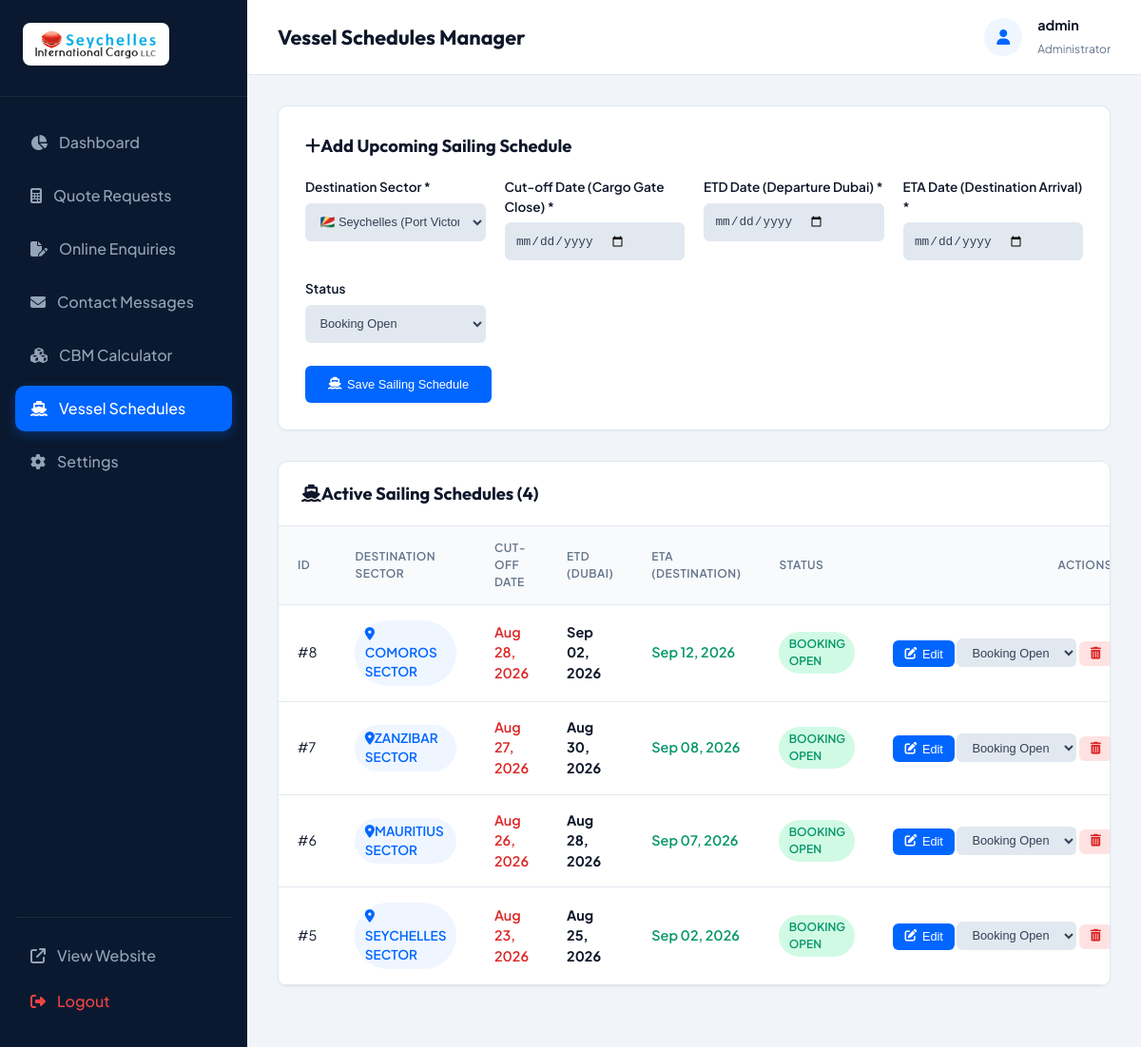
Page /admin/vessels.php (signed in) on the committed database.
### tables this page shows
CREATE TABLE vessel_schedules (
        id INTEGER PRIMARY KEY AUTOINCREMENT,
        vessel_name TEXT NOT NULL,
        voyage_no TEXT NOT NULL,
        destination TEXT NOT NULL,
        etd_date TEXT NOT NULL,
        eta_date TEXT NOT NULL,
        cutoff_date TEXT NOT NULL,
        status TEXT DEFAULT 'Booking Open',
        created_at DATETIME DEFAULT CURRENT_TIMESTAMP
    );

### admin/vessels.php (the view, shortened to what this page needs)
<?php
require_once __DIR__ . '/includes/admin_header.php';
$db = get_db_connection();
$schedules = $db->query("SELECT * FROM vessel_schedules ORDER BY id DESC")->fetchAll();
?>
<div class="panel-card" style="padding: 1.75rem; margin-bottom: 2rem;">
  <h3 class="panel-title" style="margin-bottom: 1.25rem;">
    <i class="fa-solid fa-plus me-2 text-primary"></i>Add Upcoming Sailing Schedule
  </h3>
  <form action="vessels.php" method="POST">
    <div style="display:grid; grid-template-columns:repeat(auto-fit, minmax(180px, 1fr)); gap:1.25rem; margin-bottom:1.5rem;">
      <div>
        <label style="display:block; font-size:0.85rem; font-weight:600; margin-bottom:0.4rem;">Destination Sector *</label>
        <select name="destination" class="btn-sm btn-admin-secondary" style="width:100%; padding:0.65rem; border:1px solid var(--admin-border); outline:none;" required>
          <option value="Seychelles">🇸🇨 Seychelles (Port Victoria)</option>
        </select>
      </div>
      <div>
        <label style="display:block; font-size:0.85rem; font-weight:600; margin-bottom:0.4rem;">Cut-off Date (Cargo Gate Close) *</label>
        <input type="date" name="cutoff_date" class="btn-sm btn-admin-secondary" style="width:100%; padding:0.65rem; border:1px solid var(--admin-border);" required>
      </div>
      <div>
        <label style="display:block; font-size:0.85rem; font-weight:600; margin-bottom:0.4rem;">ETD Date (Departure Dubai) *</label>
        <input type="date" name="etd_date" class="btn-sm btn-admin-secondary" style="width:100%; padding:0.65rem; border:1px solid var(--admin-border);" required>
      </div>
      <div>
        <label style="display:block; font-size:0.85rem; font-weight:600; margin-bottom:0.4rem;">ETA Date (Destination Arrival) *</label>
        <input type="date" name="eta_date" class="btn-sm btn-admin-secondary" style="width:100%; padding:0.65rem; border:1px solid var(--admin-border);" required>
      </div>
      <div>
        <label style="display:block; font-size:0.85rem; font-weight:600; margin-bottom:0.4rem;">Status</label>
        <select name="status" class="btn-sm btn-admin-secondary" style="width:100%; padding:0.65rem; border:1px solid var(--admin-border); outline:none;">
          <option value="Booking Open">Booking Open</option>
        </select>
      </div>
    </div>
    <button type="submit" class="btn-sm btn-admin-primary" style="padding:0.75rem 1.5rem;">
      <i class="fa-solid fa-ship me-1"></i> Save Sailing Schedule
    </button>
  </form>
</div>
<div class="panel-card">
  <div class="panel-header">
    <h3 class="panel-title"><i class="fa-solid fa-ship me-2 text-primary"></i>Active Sailing Schedules (<?php echo count($schedules); ?>)</h3>
  </div>
  <div class="table-responsive">
    <table class="admin-table">
      <thead>
        <tr>
          <th>ID</th>
          <th>Destination Sector</th>
          <th>Cut-off Date</th>
          <th>ETD (Dubai)</th>
          <th>ETA (Destination)</th>
          <th>Status</th>
          <th style="text-align:right;">Actions</th>
        </tr>
      </thead>
      <tbody>
        <?php if (empty($schedules)): ?>
          <tr>
            <td colspan="7" style="text-align:center; color:var(--admin-muted); padding:3rem;">No sailing schedules added yet. Use the form above to add your first schedule!</td>
          </tr>
        <?php else: ?>
          <?php foreach ($schedules as $s): ?>
            <tr>
              <td>#<?php echo $s['id']; ?></td>
              <td>
                <span class="badge" style="background:#EFF6FF; color:#0066FF; font-size:0.85rem;">
                  <i class="fa-solid fa-location-dot me-1"></i><?php echo htmlspecialchars($s['destination']); ?> Sector
                </span>
              </td>
              <td><span style="color:#DC2626; font-weight:600;"><?php echo date('M d, Y', strtotime($s['cutoff_date'])); ?></span></td>
              <td><strong><?php echo date('M d, Y', strtotime($s['etd_date'])); ?></strong></td>
              <td><span style="color:#059669; font-weight:600;"><?php echo date('M d, Y', strtotime($s['eta_date'])); ?></span></td>
              <td>
                <span class="badge badge-<?php
                  if ($s['status']==='Booking Open') echo 'quoted';
                  elseif ($s['status']==='Closing Soon') echo 'pending';
                  else echo 'archived';
                ?>">
                  <?php echo htmlspecialchars($s['status']); ?>
                </span>
              </td>
              <td style="text-align:right; white-space:nowrap;">
                <button type="button" class="btn-sm btn-admin-primary" onclick='editSchedule(<?php echo json_encode($s); ?>)' title="Edit Schedule">
                  <i class="fa-solid fa-pen-to-square"></i> Edit
                </button>
                <form action="vessels.php" method="POST" style="display:inline-block;">
                  <select name="status" onchange="this.form.submit()" class="btn-sm btn-admin-secondary" style="outline:none; cursor:pointer;">
                    <option value="Booking Open" <?php echo $s['status']==='Booking Open'?'selected':''; ?>>Booking Open</option>
                  </select>
                </form>
                <form action="vessels.php" method="POST" style="display:inline-block;" onsubmit="return confirm('Are you sure you want to delete this schedule?');">
                  <button type="submit" class="btn-sm btn-admin-danger" title="Delete Schedule">
                    <i class="fa-solid fa-trash-can"></i>
                  </button>
                </form>
              </td>
            </tr>
          <?php endforeach; ?>
        <?php endif; ?>
      </tbody>
    </table>
  </div>
</div>
<?php
require_once __DIR__ . '/includes/admin_footer.php';
?>

### admin/css/admin.css (style rules this page uses)
:root { --admin-bg: #F1F5F9; --admin-sidebar: #0A192F; --admin-sidebar-text: #94A3B8; --admin-sidebar-active: #0066FF; --admin-card: #FFFFFF; --admin-text: #0F172A; --admin-muted: #64748B; --admin-border: #E2E8F0; --color-primary: #0066FF; --color-secondary: #0A192F; --color-accent: #00E5FF; --color-success: #10B981; --color-warning: #F59E0B; --color-danger: #EF4444; --radius-md: 10px; --shadow-sm: 0 1px 3px rgba(0,0,0,0.05); --shadow-md: 0 4px 6px -1px rgba(0,0,0,0.08); }
* { box-sizing: border-box; margin: 0; padding: 0; }
body { font-family: 'Plus Jakarta Sans', system-ui, -apple-system, sans-serif; background-color: var(--admin-bg); color: var(--admin-text); line-height: 1.5; }
.panel-card { background: #FFFFFF; border: 1px solid var(--admin-border); border-radius: var(--radius-md); box-shadow: var(--shadow-sm); overflow: hidden; margin-bottom: 2rem; }
.panel-header { padding: 1.25rem 1.5rem; border-bottom: 1px solid var(--admin-border); display: flex; align-items: center; justify-content: space-between; }
.panel-title { font-family: 'Outfit', sans-serif; font-size: 1.15rem; font-weight: 700; }
.table-responsive { width: 100%; overflow-x: auto; }
.admin-table { width: 100%; border-collapse: collapse; text-align: left; font-size: 0.9rem; }
.admin-table th { background: #F8FAFC; padding: 0.85rem 1.25rem; color: var(--admin-muted); font-weight: 600; text-transform: uppercase; font-size: 0.75rem; letter-spacing: 0.5px; border-bottom: 1px solid var(--admin-border); }
.admin-table td { padding: 1rem 1.25rem; border-bottom: 1px solid var(--admin-border); color: var(--admin-text); vertical-align: middle; }
.badge { display: inline-block; padding: 0.25rem 0.65rem; border-radius: 50px; font-size: 0.75rem; font-weight: 600; text-transform: uppercase; }
.badge-quoted, .badge-contacted { background: #D1FAE5; color: #059669; }
.btn-sm { padding: 0.4rem 0.75rem; font-size: 0.8rem; border-radius: 6px; text-decoration: none; cursor: pointer; border: none; display: inline-flex; align-items: center; gap: 0.35rem; }
.btn-admin-primary { background: var(--color-primary); color: #FFFFFF; }
.btn-admin-secondary { background: #E2E8F0; color: #334155; }
.btn-admin-danger { background: #FEE2E2; color: #DC2626; }

### rows in the picture
vessel_schedules: id "8", destination "COMOROS", cutoff_date "Aug 28, 2026", etd_date "Sep 02, 2026", eta_date "Sep 12, 2026", status "BOOKING OPEN", status "Booking Open"
vessel_schedules: id "7", destination "ZANZIBAR", cutoff_date "Aug 27, 2026", etd_date "Aug 30, 2026", eta_date "Sep 08, 2026", status "BOOKING OPEN", status "Booking Open"
vessel_schedules: id "6", destination "MAURITIUS", cutoff_date "Aug 26, 2026", etd_date "Aug 28, 2026", eta_date "Sep 07, 2026", status "BOOKING OPEN", status "Booking Open"
vessel_schedules: id "5", destination "SEYCHELLES", cutoff_date "Aug 23, 2026", etd_date "Aug 25, 2026", eta_date "Sep 02, 2026", status "BOOKING OPEN", status "Booking Open"

### other values in the picture
get_logged_admin_username() "admin"
count($schedules) "4"
